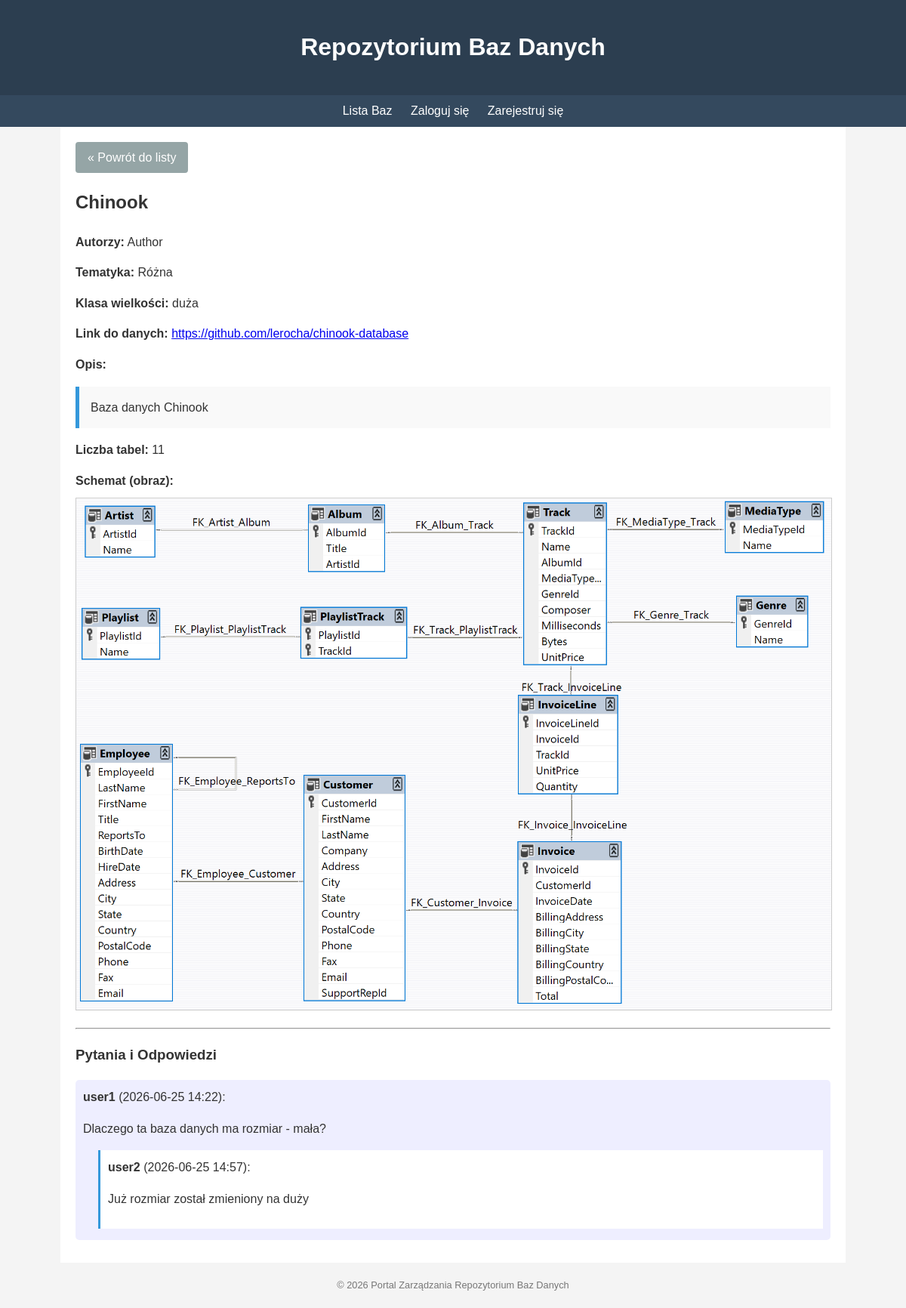
Screenshot of /repository/4/ with the database file from the repository.
### repository/models.py (models this page shows, shortened)
class DatabaseSample(models.Model):
    SIZE_CHOICES = [
        ('small', 'mała'),
        ('medium', 'średnia'),
        ('large', 'duża'),
        ('very_large', 'bardzo duża'),
    ]
    name = models.CharField(max_length=255, verbose_name="Nazwa")
    author = models.CharField(max_length=255, verbose_name="Autorzy")
    topic = models.CharField(max_length=255, verbose_name="Tematyka")
    size_class = models.CharField(max_length=20, choices=SIZE_CHOICES, verbose_name="Klasa wielkości")
    download_link = models.URLField(verbose_name="Link do danych")
    description = models.TextField(max_length=2000, verbose_name="Opis")
    owner = models.ForeignKey(User, on_delete=models.CASCADE, null=True, blank=True, verbose_name="Właściciel")
    complexity = models.PositiveIntegerField(verbose_name="Skomplikowanie (liczba tabel)", null=True, blank=True)
    schema_image = models.ImageField(upload_to='schemas/', null=True, blank=True, verbose_name="Schemat (obraz)")
    ddl_file = models.FileField(upload_to='ddl/', null=True, blank=True, verbose_name="Skrypt DDL")
    created_at = models.DateTimeField(auto_now_add=True)
    updated_at = models.DateTimeField(auto_now=True)
    class Meta:
        verbose_name = "Próbka Bazy Danych"
        verbose_name_plural = "Próbki Baz Danych"
        ordering = ['name']

class Question(models.Model):
    database = models.ForeignKey(DatabaseSample, on_delete=models.CASCADE, related_name='questions', verbose_name="Baza danych")
    author = models.ForeignKey(User, on_delete=models.CASCADE, verbose_name="Autor pytania")
    content = models.TextField(verbose_name="Treść pytania")
    created_at = models.DateTimeField(auto_now_add=True)
    class Meta:
        verbose_name = "Pytanie"
        verbose_name_plural = "Pytania"
        ordering = ['-created_at']

class Answer(models.Model):
    question = models.ForeignKey(Question, on_delete=models.CASCADE, related_name='answers', verbose_name="Pytanie")
    author = models.ForeignKey(User, on_delete=models.CASCADE, verbose_name="Autor odpowiedzi")
    content = models.TextField(verbose_name="Treść odpowiedzi")
    created_at = models.DateTimeField(auto_now_add=True)
    class Meta:
        verbose_name = "Odpowiedź"
        verbose_name_plural = "Odpowiedzi"
        ordering = ['created_at']

### repository/views.py (the view)
# urls.py: path('<int:pk>/', views.DatabaseDetailView.as_view(), name='detail'),
class DatabaseDetailView(DetailView):
    model = DatabaseSample
    template_name = 'repository/detail.html'
    context_object_name = 'db'

### templates/repository/detail.html (shortened to what this page needs)
{% extends "base.html" %}
{% block content %}
    <div style="margin-bottom: 20px;">
        <a href="{% url 'repository:list' %}" class="btn btn-secondary">&laquo; Powrót do listy</a>
    </div>
    <h2>{{ db.name }}</h2>
    <div class="form-group">
        <strong>Autorzy:</strong> {{ db.author }}
    </div>
    <div class="form-group">
        <strong>Tematyka:</strong> {{ db.topic }}
    </div>
    <div class="form-group">
        <strong>Klasa wielkości:</strong> {{ db.get_size_class_display }}
    </div>
    <div class="form-group">
        <strong>Link do danych:</strong> <a href="{{ db.download_link }}" target="_blank">{{ db.download_link }}</a>
    </div>
    <div class="form-group">
        <strong>Opis:</strong>
        <p style="white-space: pre-wrap; background: #f9f9f9; padding: 15px; border-left: 5px solid #3498db;">{{ db.description }}</p>
    </div>
    {% if db.complexity %}
    <div class="form-group">
        <strong>Liczba tabel:</strong> {{ db.complexity }}
    </div>
    {% endif %}
    {% if db.schema_image %}
    <div class="form-group">
        <strong>Schemat (obraz):</strong><br>
        <img src="{{ db.schema_image.url }}" alt="Schemat" style="max-width: 100%; height: auto; border: 1px solid #ccc; margin-top: 10px;">
    </div>
    {% endif %}
    <hr>
    <h3>Pytania i Odpowiedzi</h3>
    <div class="qa-section">
        {% for question in db.questions.all %}
            <div class="question" style="background: #eef; padding: 10px; margin-bottom: 10px; border-radius: 5px;">
                <strong>{{ question.author }}</strong> ({{ question.created_at|date:"Y-m-d H:i" }}):
                <p>{{ question.content }}</p>
                <div class="answers" style="margin-left: 20px; margin-top: 10px;">
                    {% for answer in question.answers.all %}
                        <div class="answer" style="background: #fff; padding: 10px; margin-bottom: 5px; border-left: 3px solid #3498db;">
                            <strong>{{ answer.author }}</strong> ({{ answer.created_at|date:"Y-m-d H:i" }}):
                            <p>{{ answer.content }}</p>
                        </div>
                    {% endfor %}
                </div>
            </div>
        {% empty %}
            <p>Brak pytań do tej bazy.</p>
        {% endfor %}
    </div>
{% endblock %}

### templates/base.html (style rules this page uses)
body { font-family: sans-serif; line-height: 1.6; margin: 0; padding: 0; background: #f4f4f4; color: #333; }
.btn { display: inline-block; padding: 8px 16px; background: #3498db; color: #fff; text-decoration: none; border-radius: 4px; }
.btn-secondary { background: #95a5a6; }
.form-group { margin-bottom: 15px; }

### rows the page displays
DatabaseSample: name "Chinook", author "Author", topic "Różna", size_class "duża", download_link "https://github.com/lerocha/chinook-database", description "Baza danych Chinook", complexity "11", schema_image (picture)
Question: author "user1", created_at "2026-06-25 14:22", content "Dlaczego ta baza danych ma rozmiar - mała?"
Answer: author "user2", created_at "2026-06-25 14:57", content "Już rozmiar został zmieniony na duży"
